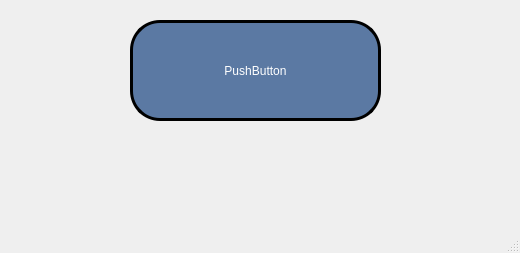
<?xml version="1.0" encoding="UTF-8"?>
<ui version="4.0">
 <class>MainWindow</class>
 <widget class="QMainWindow" name="MainWindow">
  <property name="geometry">
   <rect>
    <x>0</x>
    <y>0</y>
    <width>520</width>
    <height>253</height>
   </rect>
  </property>
  <property name="windowTitle">
   <string>MainWindow</string>
  </property>
  <widget class="QWidget" name="centralwidget">
   <widget class="QPushButton" name="pushButton">
    <property name="geometry">
     <rect>
      <x>130</x>
      <y>20</y>
      <width>251</width>
      <height>101</height>
     </rect>
    </property>
    <property name="styleSheet">
     <string notr="true">background-color: rgb(91, 121, 163);
color: rgb(255, 255, 255);
border-radius: 30px;
border: 3px solid black;

</string>
    </property>
    <property name="text">
     <string>PushButton</string>
    </property>
   </widget>
  </widget>
  <widget class="QMenuBar" name="menubar">
   <property name="geometry">
    <rect>
     <x>0</x>
     <y>0</y>
     <width>520</width>
     <height>24</height>
    </rect>
   </property>
  </widget>
  <widget class="QStatusBar" name="statusbar"/>
 </widget>
 <resources/>
 <connections/>
</ui>
